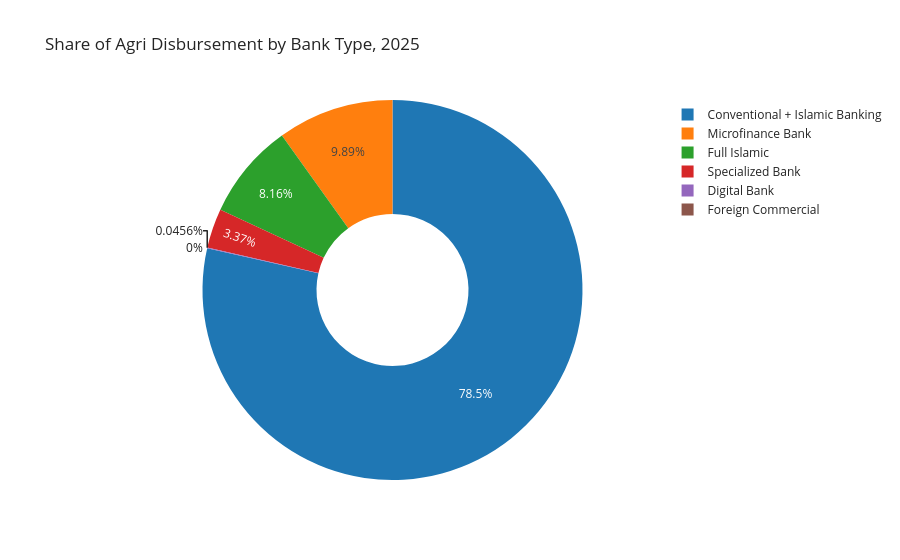

Here is the notebook cell this chart was saved with:
### Code cell
# Q2. Who serves the market: market share by bank type (latest year)
latest_banks = bank_raw_df[bank_raw_df["Year"] == latest_year]
by_type = latest_banks.groupby("Bank Type", as_index=False)[disb_col].sum()

fig = px.pie(
    by_type,
    names="Bank Type",
    values=disb_col,
    hole=0.4,
    title=f"Share of Agri Disbursement by Bank Type, {latest_year}"
)
fig.show()

### Figure 1 — Plotly figure (JSON) as saved in the notebook; plotly's stock layout.template omitted (floating-point values rounded to 4 significant figures)
{"data": [{"domain": {"x": [0, 1], "y": [0, 1]}, "hole": 0.4, "hovertemplate": "Bank Type=%{label}<br>Agricultural Credit Disbursement (PKR Bn)=%{value}<extra></extra>", "labels": ["Conventional + Islamic Banking", "Digital Bank", "Foreign Commercial", "Full Islamic", "Microfinance Bank", "Specialized Bank"], "legendgroup": "", "name": "", "showlegend": true, "type": "pie", "values": [1997.0, 1.16, 0.0, 207.5, 251.5, 85.62]}], "layout": {"legend": {"tracegroupgap": 0}, "title": {"text": "Share of Agri Disbursement by Bank Type, 2025"}}}
